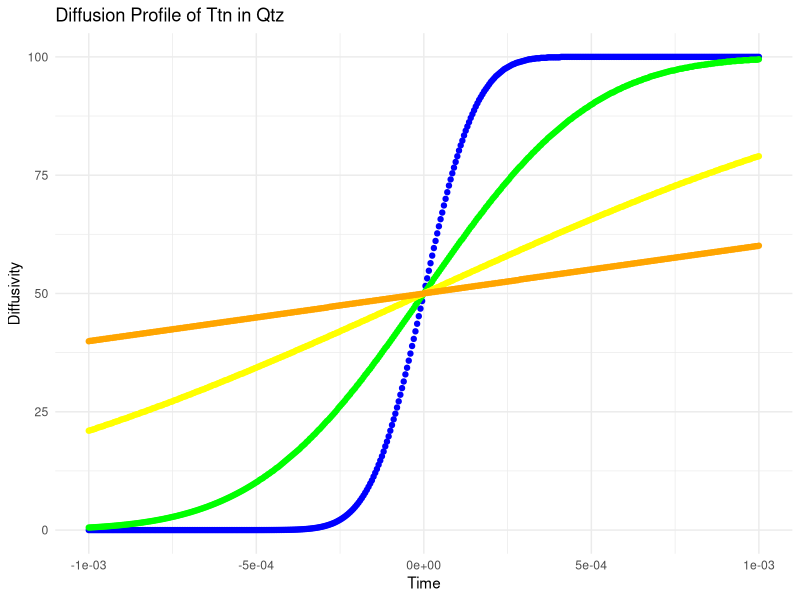

Reproduce this figure in R.
# Assignment 4 --> Final project plot
# 9/30/24
# Data used for this plot is the values pulled from quartz in mylonite sample NU-02, extracted using ImageJ

library(ggplot2)
library(magrittr)

getwd()
#checking working directory

df <- read.csv('DiffusionPractice.csv')
#reading in file

head(df)
#checking to make sure the file is correct

head(df)
#made file edits, double checking file

df %>%
  ggplot()+
  geom_point(aes(x=Seconds, y=Diffusivity1), color='blue')+
  geom_point(aes(x=Seconds, y=Diffusivity2), color='green')+
  geom_point(aes(x=Seconds, y=Diffusivity3), color='yellow')+
  geom_point(aes(x=Seconds, y=Diffusivity4), color='orange')+
  labs(title = "Diffusion Profile of Ttn in Qtz",
       x = "Time",
       y = "Diffusivity") +
  theme_minimal()
#plot has been made, different colors represent different diffusivities

